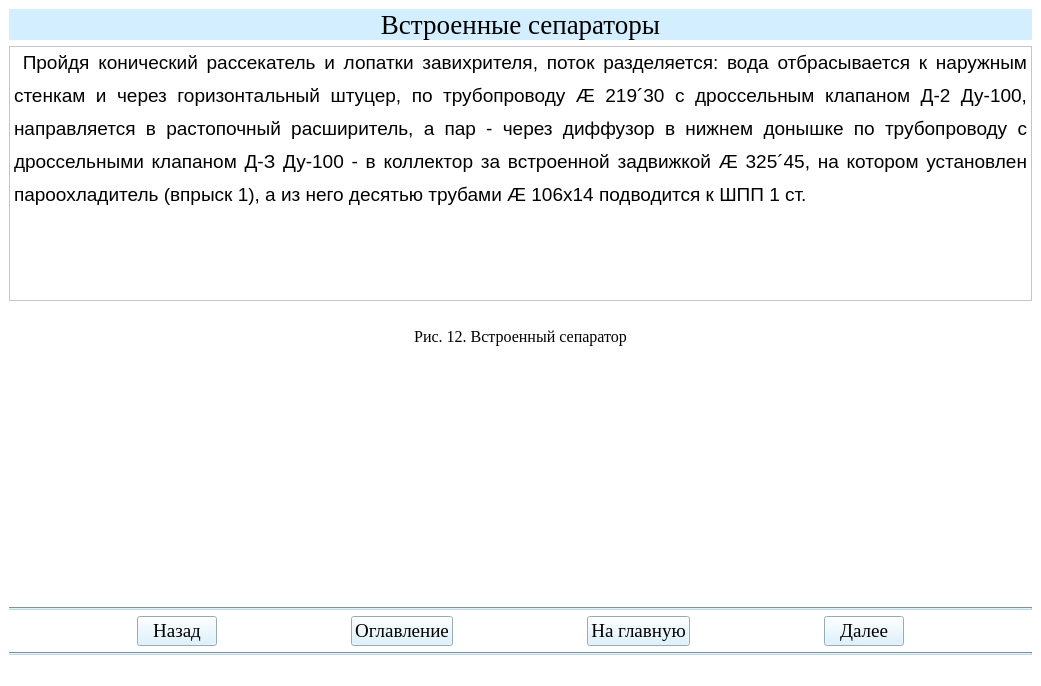
<?xml version="1.0" encoding="UTF-8"?>
<ui version="4.0">
 <class>Teoria18Window</class>
 <widget class="QMainWindow" name="Teoria18Window">
  <property name="geometry">
   <rect>
    <x>0</x>
    <y>0</y>
    <width>1041</width>
    <height>686</height>
   </rect>
  </property>
  <property name="windowTitle">
   <string>АУК</string>
  </property>
  <property name="styleSheet">
   <string notr="true">background-color: rgb(255, 255, 255);</string>
  </property>
  <widget class="QWidget" name="centralwidget">
   <layout class="QGridLayout" name="gridLayout">
    <item row="2" column="0">
     <widget class="QLabel" name="label">
      <property name="text">
       <string/>
      </property>
      <property name="pixmap">
       <pixmap>рис12.png</pixmap>
      </property>
      <property name="alignment">
       <set>Qt::AlignCenter</set>
      </property>
     </widget>
    </item>
    <item row="3" column="0">
     <widget class="QLabel" name="label_2">
      <property name="font">
       <font>
        <family>Times New Roman</family>
        <pointsize>12</pointsize>
       </font>
      </property>
      <property name="text">
       <string>Рис. 12. Встроенный сепаратор</string>
      </property>
      <property name="alignment">
       <set>Qt::AlignCenter</set>
      </property>
     </widget>
    </item>
    <item row="1" column="0">
     <widget class="QTextBrowser" name="textBrowser_2">
      <property name="html">
       <string>&lt;!DOCTYPE HTML PUBLIC &quot;-//W3C//DTD HTML 4.0//EN&quot; &quot;http://www.w3.org/TR/REC-html40/strict.dtd&quot;&gt;
&lt;html&gt;&lt;head&gt;&lt;meta name=&quot;qrichtext&quot; content=&quot;1&quot; /&gt;&lt;style type=&quot;text/css&quot;&gt;
p, li { white-space: pre-wrap; }
&lt;/style&gt;&lt;/head&gt;&lt;body style=&quot; font-family:'MS Shell Dlg 2'; font-size:8.25pt; font-weight:400; font-style:normal;&quot;&gt;
&lt;p align=&quot;justify&quot; style=&quot; margin-top:12px; margin-bottom:0px; margin-left:0px; margin-right:0px; -qt-block-indent:0; text-indent:0px; line-height:150%;&quot;&gt;&lt;span style=&quot; font-family:'Times New Roman,serif'; font-size:14pt;&quot;&gt; Пройдя конический рассекатель и лопатки завихрителя, поток разделяется: вода отбрасывается к наружным стенкам и через горизонтальный штуцер, по трубопроводу &lt;/span&gt;&lt;span style=&quot; font-family:'Symbol'; font-size:14pt;&quot;&gt;Æ&lt;/span&gt;&lt;span style=&quot; font-family:'Times New Roman,serif'; font-size:14pt;&quot;&gt; 219&lt;/span&gt;&lt;span style=&quot; font-family:'Symbol'; font-size:14pt;&quot;&gt;´&lt;/span&gt;&lt;span style=&quot; font-family:'Times New Roman,serif'; font-size:14pt;&quot;&gt;30 с дроссельным клапаном Д-2 Ду-100, направляется в растопочный расширитель, а пар - через диффузор в нижнем донышке по трубопроводу с дроссельными клапаном Д-З Ду-100 - в коллектор за встроенной задвижкой &lt;/span&gt;&lt;span style=&quot; font-family:'Symbol'; font-size:14pt;&quot;&gt;Æ&lt;/span&gt;&lt;span style=&quot; font-family:'Times New Roman,serif'; font-size:14pt;&quot;&gt; 325&lt;/span&gt;&lt;span style=&quot; font-family:'Symbol'; font-size:14pt;&quot;&gt;´&lt;/span&gt;&lt;span style=&quot; font-family:'Times New Roman,serif'; font-size:14pt;&quot;&gt;45, на котором установлен пароохладитель (впрыск 1), а из него десятью трубами &lt;/span&gt;&lt;span style=&quot; font-family:'Symbol'; font-size:14pt;&quot;&gt;Æ&lt;/span&gt;&lt;span style=&quot; font-family:'Times New Roman,serif'; font-size:14pt;&quot;&gt; 106х14 подводится к ШПП 1 ст. &lt;/span&gt;&lt;/p&gt;&lt;/body&gt;&lt;/html&gt;</string>
      </property>
     </widget>
    </item>
    <item row="0" column="0">
     <widget class="QLabel" name="label_4">
      <property name="font">
       <font>
        <family>Times New Roman</family>
        <pointsize>20</pointsize>
       </font>
      </property>
      <property name="styleSheet">
       <string notr="true">background-color: rgb(211, 239, 255);</string>
      </property>
      <property name="text">
       <string>Встроенные сепараторы</string>
      </property>
      <property name="alignment">
       <set>Qt::AlignCenter</set>
      </property>
     </widget>
    </item>
    <item row="8" column="0">
     <widget class="Line" name="line_2">
      <property name="styleSheet">
       <string notr="true">background-color: rgb(191, 216, 230);</string>
      </property>
      <property name="orientation">
       <enum>Qt::Horizontal</enum>
      </property>
     </widget>
    </item>
    <item row="7" column="0">
     <layout class="QHBoxLayout" name="horizontalLayout">
      <item>
       <spacer name="horizontalSpacer_2">
        <property name="orientation">
         <enum>Qt::Horizontal</enum>
        </property>
        <property name="sizeHint" stdset="0">
         <size>
          <width>40</width>
          <height>20</height>
         </size>
        </property>
       </spacer>
      </item>
      <item>
       <widget class="QPushButton" name="btn_return18">
        <property name="sizePolicy">
         <sizepolicy hsizetype="Minimum" vsizetype="Fixed">
          <horstretch>0</horstretch>
          <verstretch>0</verstretch>
         </sizepolicy>
        </property>
        <property name="font">
         <font>
          <family>Times New Roman</family>
          <pointsize>14</pointsize>
          <weight>50</weight>
          <bold>false</bold>
         </font>
        </property>
        <property name="styleSheet">
         <string notr="true">background-color: rgb(211, 239, 255);
color: rgb(0, 0, 0);</string>
        </property>
        <property name="text">
         <string>Назад</string>
        </property>
       </widget>
      </item>
      <item>
       <spacer name="horizontalSpacer_5">
        <property name="orientation">
         <enum>Qt::Horizontal</enum>
        </property>
        <property name="sizeHint" stdset="0">
         <size>
          <width>40</width>
          <height>20</height>
         </size>
        </property>
       </spacer>
      </item>
      <item>
       <widget class="QPushButton" name="btn_oglavlenie18">
        <property name="font">
         <font>
          <family>Times New Roman</family>
          <pointsize>14</pointsize>
         </font>
        </property>
        <property name="styleSheet">
         <string notr="true">background-color: rgb(211, 239, 255);
color: rgb(0, 0, 0);</string>
        </property>
        <property name="text">
         <string>Оглавление</string>
        </property>
       </widget>
      </item>
      <item>
       <spacer name="horizontalSpacer">
        <property name="orientation">
         <enum>Qt::Horizontal</enum>
        </property>
        <property name="sizeHint" stdset="0">
         <size>
          <width>40</width>
          <height>20</height>
         </size>
        </property>
       </spacer>
      </item>
      <item>
       <widget class="QPushButton" name="btn_glavnaya18">
        <property name="font">
         <font>
          <family>Times New Roman</family>
          <pointsize>14</pointsize>
          <weight>50</weight>
          <bold>false</bold>
         </font>
        </property>
        <property name="styleSheet">
         <string notr="true">background-color: rgb(211, 239, 255);
color: rgb(0, 0, 0);</string>
        </property>
        <property name="text">
         <string>На главную</string>
        </property>
       </widget>
      </item>
      <item>
       <spacer name="horizontalSpacer_3">
        <property name="orientation">
         <enum>Qt::Horizontal</enum>
        </property>
        <property name="sizeHint" stdset="0">
         <size>
          <width>40</width>
          <height>20</height>
         </size>
        </property>
       </spacer>
      </item>
      <item>
       <widget class="QPushButton" name="btn_dalee18">
        <property name="font">
         <font>
          <family>Times New Roman</family>
          <pointsize>14</pointsize>
          <weight>50</weight>
          <bold>false</bold>
         </font>
        </property>
        <property name="styleSheet">
         <string notr="true">background-color: rgb(211, 239, 255);
color: rgb(0, 0, 0);</string>
        </property>
        <property name="text">
         <string>Далее</string>
        </property>
       </widget>
      </item>
      <item>
       <spacer name="horizontalSpacer_4">
        <property name="orientation">
         <enum>Qt::Horizontal</enum>
        </property>
        <property name="sizeHint" stdset="0">
         <size>
          <width>40</width>
          <height>20</height>
         </size>
        </property>
       </spacer>
      </item>
     </layout>
    </item>
    <item row="6" column="0">
     <widget class="Line" name="line">
      <property name="styleSheet">
       <string notr="true">background-color: rgb(191, 216, 230);</string>
      </property>
      <property name="orientation">
       <enum>Qt::Horizontal</enum>
      </property>
     </widget>
    </item>
    <item row="4" column="0">
     <spacer name="verticalSpacer">
      <property name="orientation">
       <enum>Qt::Vertical</enum>
      </property>
      <property name="sizeHint" stdset="0">
       <size>
        <width>20</width>
        <height>40</height>
       </size>
      </property>
     </spacer>
    </item>
   </layout>
  </widget>
  <widget class="QStatusBar" name="statusbar"/>
 </widget>
 <resources/>
 <connections/>
</ui>
